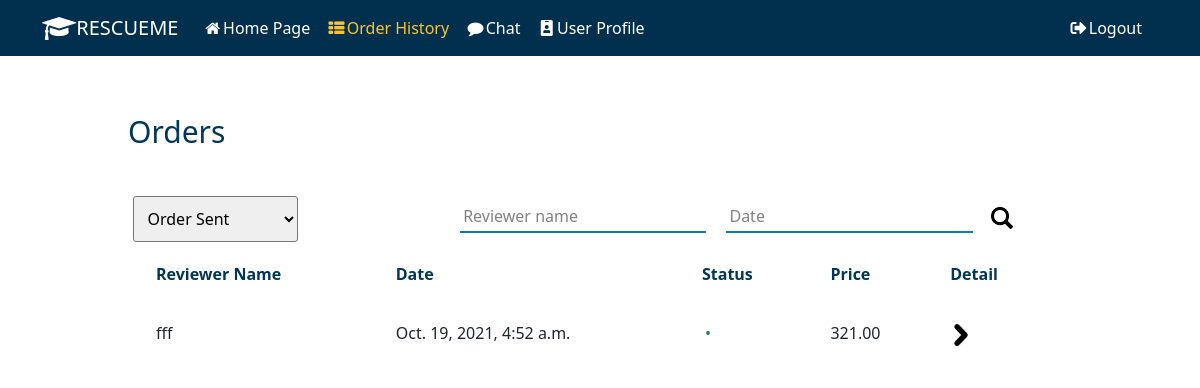
The page /order/ (signed in) on the database as committed earlier.
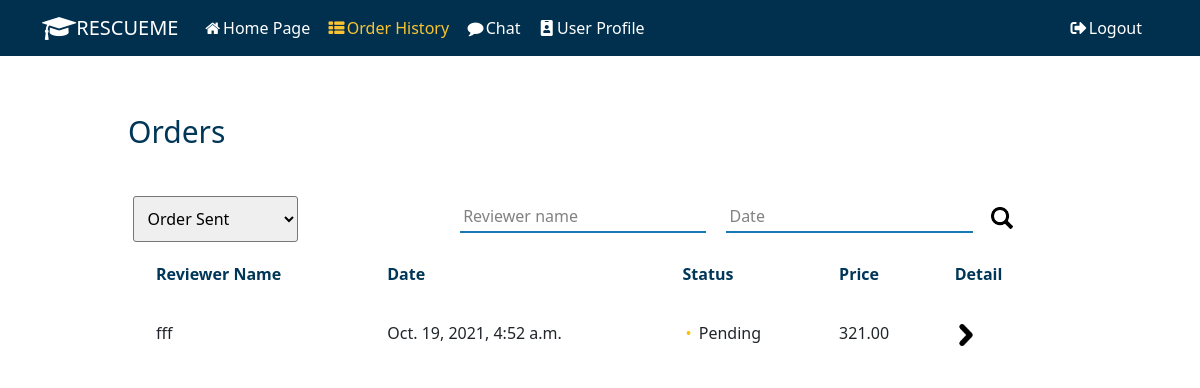
The same page on the database as committed later.
### resume_review/models.py (models this page shows, shortened)
class Order(models.Model):
    PENDING = 'Pending'
    ACCEPT = 'Accepted'
    REJECT = 'Rejected'
    COMPLETE = 'Completed'
    Order_State = [
        (PENDING, 'Pending'),
        (ACCEPT, 'Accepted'),
        (REJECT, 'Rejected'),
        (COMPLETE, 'Completed'),
    ]
    account = models.ForeignKey(Account, on_delete=models.PROTECT)
    reviewer = models.ForeignKey(Reviewer, on_delete=models.PROTECT)
    create_at = models.DateTimeField(null=False, default=timezone.now)
    finished_at = models.DateTimeField(null=True)
    state = models.CharField(
        max_length=100, choices=Order_State, default=PENDING)
    resume = models.FileField(upload_to ='resumes', null=True)

class Reviewer(models.Model):
    account = models.ForeignKey(Account, on_delete=models.CASCADE)
    price = models.DecimalField(max_digits=6, decimal_places=2, default=0)
    specialized_field = models.CharField(max_length=255)
    self_intro = models.TextField()
    delivery_time = models.DateTimeField(null=False, default=timezone.now)

class Account(models.Model):
    FRESHMEN = 'Freshmen'
    SOPHOMORE = 'Sophomore'
    JUNIOR = 'Junior'
    SENIOR = 'Senior'
    GRADUATE = 'Graduate'
    ACADEMIC_STANDING = [
        (FRESHMEN, 'Freshmen'),
        (SOPHOMORE, 'Sophomore'),
        (JUNIOR, 'Junior'),
        (SENIOR, 'Senior'),
        (GRADUATE, 'Graduate'),
    ]
    MAJOR = source_api.get_major_list()
    user = models.ForeignKey(User, on_delete=models.CASCADE)
    first_name = models.CharField(max_length=255)
    last_name = models.CharField(max_length=255)
    major = models.CharField(max_length=255, choices=MAJOR)
    academic = models.CharField(
        max_length=255, choices=ACADEMIC_STANDING)
    phone = models.CharField(max_length=12)
    create_at = models.DateField(auto_now=True)
    avatar = models.ImageField(
        upload_to='profile_pic', null=True, default='user.png')

### resume_review/views.py (the view)
# urls.py: path('order/', views.OrderPageView.as_view(), name='order'),
class OrderPageView(TemplateView):
    template_name = "order.html"
    def get(self, request, *args, **kwargs):
        context = self.get_context_data(**kwargs)
        if not self.request.user.is_authenticated:
            return HttpResponseRedirect('/')
        return self.render_to_response(context)
    def get_context_data(self, **kwargs):
        context = super().get_context_data(**kwargs)
        user = self.request.user
        current_account = user_api.get_account_by_user(user)
        user_order = Order.objects.filter(account=current_account)
        current_reviewer = user_api.get_reviewer_by_account(current_account)
        reviewer_order = Order.objects.filter(
            reviewer=current_reviewer) if current_reviewer is not None else None
        context['user_order'] = user_order
        context['reviewer_order'] = reviewer_order
        return context

### resume_review/user_api.py (called while the page is built)
def get_reviewer_by_account(account):
    try:
        reviewers = Reviewer.objects.filter(account=account)
        if len(reviewers) == 0:
            logger.error('cannot find reviewer for %s' % account.user)
            return None
        return reviewers[0]
    except:
        logger.error('get_reviewer_by_account failed')
    return None

def get_account_by_user(user):
    try:
        accounts = Account.objects.filter(user=user)
        if len(accounts) == 0:
            logger.error('cannot find account for user %s' % user)
            return None
        return accounts[0]
    except:
        logger.error('get_account_by_user failed')
    return None

### resume_review/templates/order.html (shortened to what this page needs)
{% extends "base.html" %}
{% load static %}
{% block content %}
<link rel="stylesheet" href="{% static 'css/orderpage.css' %}" />
        <section class='order-section'>
            <div class='order-title'> <h2>Orders </h2></div>
            <div class="order-search row">
                <div class="col-sm-4 order-col-element" >
                    <select id="order-select">
                        <option value="user">Order Sent</option>
                    </select>
                </div>
                <div class="col-sm-8 order-col-element" >
                    <form id='order-srch-form'>
                        <input type="text" placeholder="Reviewer name">
                        <input type="text" placeholder="Date">
                        <button type="submit" class='search-order-button'> <img src="{% static 'img/search_icon.png' %}"> </button>
                    </form>
                </div>
            </div>
            <section class='order-table'>
                <table>
                    <thead>
                        <tr>
                            <th>Reviewer Name</th>
                            <th>Date</th>
                            <th>Status</th>
                            <th>Price</th>
                            <th>Detail</th>
                        </tr>
                    </thead>
                    <tbody>
                        {% for order in user_order %}
                        <tr data-href= "/order_detail/?order_id={{ order.id }}">
                            <td>{{ order.reviewer.account.first_name }}</td>
                            <td>{{ order.create_at }}</td>
                            <td id = "status-of-order">
                            <span class="status text-success">•</span>
                            {{ order.state }}
                            </td>
                            <td>{{ order.reviewer.price }}</td>
                            <td class='go-to-detail'>
                                <a href="/order_detail/?order_id={{ order.id }}"> <img src="{% static 'img/right-arrow.png' %}"></a>
                            </td>
                        </tr>
                        {% endfor %}
                    </tbody>
                </table>
            </section>
        </section>
    </body>
{% endblock %}

Rows that differ between the two databases and show on the page:
changed Order "fff": state (not shown) → "Pending"
